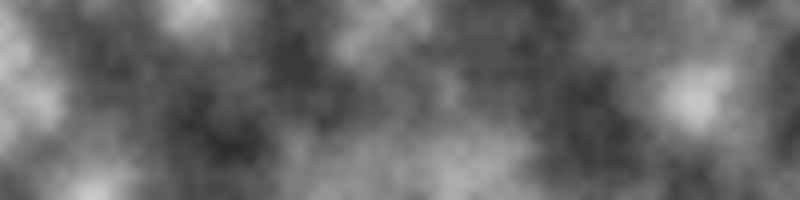
Frame 1 (no input)
Frame 2 (the mouse pressed at the canvas centre, redrawn once): identical to frame 1, image omitted

The Processing sketch that drew this single still picture (run headless with seeded random() and noise(); the mouse was pressed at the canvas centre and the sketch redrawn once):

// Processing sketch: PerlinNoise2D
// ── PerlinNoise2D.pde

float increment = 0.01; // changing the increment will change the produced pattern

void setup() {
  size(800,200);
  noLoop();
}

void draw() {
  background(0);
  
  
  loadPixels(); // we need to modify each pixel of the canvas
  // we can now access all of them as an array (computationally ligheter than a matrix)

  float xoff = 0.0; // Start xoff at 0
  
  // For every x,y coordinate in a 2D space, calculate a noise value and produce a brightness value
  for (int x = 0; x < width; x++) {
    xoff += increment;     // Increment xoff 
    float yoff = 0.0;      // For every xoff, start yoff at 0
    
    for (int y = 0; y < height; y++) {
      yoff += increment; // Increment yoff
      
      // Calculate noise and scale by 255
      float bright = noise(xoff,yoff)*255;
      // noise is connected to a specific coordinate in a the space
      // to generate the whole space we cicle over it
      // noise returns a value from 0 to 1

      // Try using this line instead
      // float bright = random(0,255); // uniform distrubution
      
      // Set each pixel onscreen to a grayscale value
      pixels[x+y*width] = color(bright);
    }
  }
  
  updatePixels();
}
